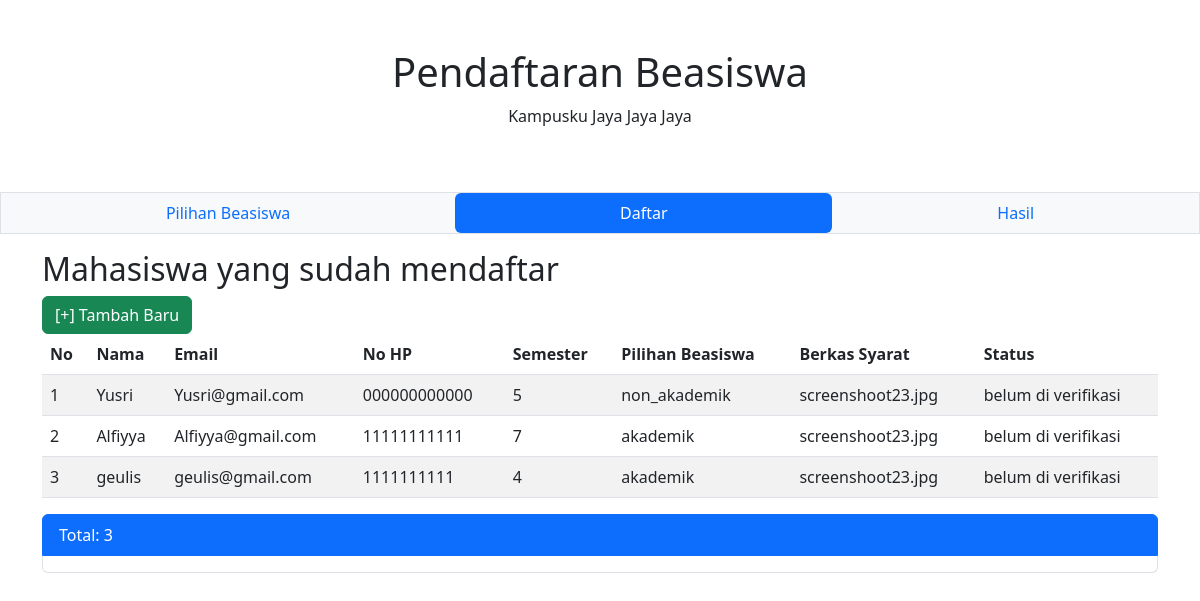
/list-pendaftar.php, run on the app's committed database.
### tables this page shows
CREATE TABLE `pendaftar` (
  `id` int(11) NOT NULL,
  `nama` varchar(50) NOT NULL,
  `email` varchar(50) NOT NULL,
  `hp` varchar(15) NOT NULL,
  `semester` varchar(30) NOT NULL,
  `ipk` float NOT NULL,
  `beasiswa` varchar(30) NOT NULL,
  `berkas` varchar(255) NOT NULL,
  `status` varchar(30) NOT NULL
);

### list-pendaftar.php (the view, shortened to what this page needs)
<?php include("config.php"); ?>
<!DOCTYPE html>
<html lang="en">
<head>
	<link href="https://cdn.jsdelivr.net/npm/bootstrap@5.3.0/dist/css/bootstrap.min.css" rel="stylesheet">
</head>
<body>
	<div class="container-fluid p-5 text-center">
	<h1>Pendaftaran Beasiswa</h1>
	<p>Kampusku Jaya Jaya Jaya</p>
	</div>
	<div>
        <nav class="navbar-light bg-light">
            <ul class="nav nav-pills nav-fill border">
                <li class="nav-item">
                    <a class="nav-link" href="beasiswa.php">Pilihan Beasiswa</a>
                </li>
                <li class="nav-item">
                    <a class="nav-link active" href="form-daftar.php">Daftar</a>
                </li>
                <li class="nav-item">
                    <a class="nav-link" href="list-pendaftar.php">Hasil</a>
                </li>
            </ul>
        </nav>
    </div>
	<div class="container mt-3">
		<h2>Mahasiswa yang sudah mendaftar</h2>
		<a href="form-daftar.php" class="btn btn-success">[+] Tambah Baru</a>
		<table class="table table-striped">
			<thead>
				<tr>
					<th>No</th>
					<th>Nama</th>
					<th>Email</th>
					<th>No HP</th>
					<th>Semester</th>
					<th>Pilihan Beasiswa</th>
					<th>Berkas Syarat</th>
					<th>Status</th>
				</tr>
			</thead>
			<tbody>
				<?php
				$sql = "SELECT * FROM pendaftar";
				$query = mysqli_query($db, $sql);
				while($row = mysqli_fetch_array($query)){
					echo "<tr>";
					echo "<td>".$row['id']."</td>";
					echo "<td>".$row['nama']."</td>";
					echo "<td>".$row['email']."</td>";
					echo "<td>".$row['hp']."</td>";
					echo "<td>".$row['semester']."</td>";
					echo "<td>".$row['beasiswa']."</td>";
					echo "<td>".$row['berkas']."</td>";
					echo "<td>".$row['status']."</td>";
					echo "</tr>";
					?>
				<?php } ?>
			</tbody>
		</table>
		<ul class="list-group">
			<li class="list-group-item active">Total: <?php echo mysqli_num_rows($query) ?></li>
			<li class="list-group-item" style="color: green;">
			</li>
		</ul>
	</div>
</body>
</html>

### data on the page
pendaftar: id "1", nama "Yusri", email "Yusri@gmail.com", hp "000000000000", semester "5", beasiswa "non_akademik", berkas "screenshoot23.jpg", status "belum di verifikasi"
pendaftar: id "2", nama "Alfiyya", email "Alfiyya@gmail.com", hp "11111111111", semester "7", beasiswa "akademik", berkas "screenshoot23.jpg", status "belum di verifikasi"
pendaftar: id "3", nama "geulis", email "geulis@gmail.com", hp "1111111111", semester "4", beasiswa "akademik", berkas "screenshoot23.jpg", status "belum di verifikasi"

### other printed values
mysqli_num_rows($query) "3"
